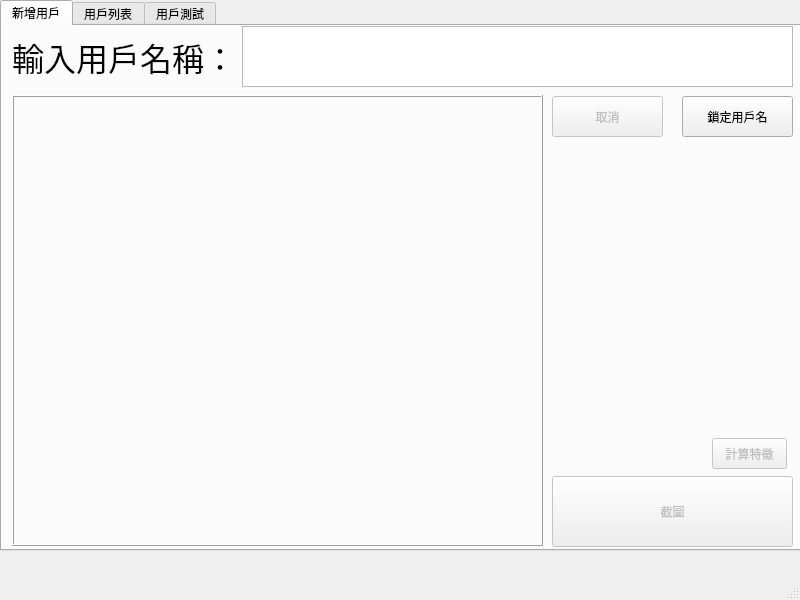
<?xml version="1.0" encoding="UTF-8"?>
<ui version="4.0">
 <class>MainWindow</class>
 <widget class="QMainWindow" name="MainWindow">
  <property name="geometry">
   <rect>
    <x>0</x>
    <y>0</y>
    <width>800</width>
    <height>600</height>
   </rect>
  </property>
  <property name="windowTitle">
   <string>人臉管理系統</string>
  </property>
  <widget class="QWidget" name="centralwidget">
   <widget class="QTabWidget" name="tab_main">
    <property name="geometry">
     <rect>
      <x>0</x>
      <y>0</y>
      <width>801</width>
      <height>551</height>
     </rect>
    </property>
    <property name="mouseTracking">
     <bool>false</bool>
    </property>
    <property name="tabletTracking">
     <bool>false</bool>
    </property>
    <property name="currentIndex">
     <number>0</number>
    </property>
    <widget class="QWidget" name="tab_new_user">
     <attribute name="title">
      <string>新增用戶</string>
     </attribute>
     <widget class="QWidget" name="formLayoutWidget">
      <property name="geometry">
       <rect>
        <x>10</x>
        <y>0</y>
        <width>781</width>
        <height>61</height>
       </rect>
      </property>
      <layout class="QFormLayout" name="formLayout">
       <item row="0" column="0">
        <widget class="QLabel" name="lab_name">
         <property name="font">
          <font>
           <family>Microsoft YaHei UI</family>
           <pointsize>24</pointsize>
          </font>
         </property>
         <property name="text">
          <string>輸入用戶名稱：</string>
         </property>
        </widget>
       </item>
       <item row="0" column="1">
        <widget class="QTextEdit" name="txt_name">
         <property name="font">
          <font>
           <family>Microsoft JhengHei UI</family>
           <pointsize>24</pointsize>
          </font>
         </property>
        </widget>
       </item>
      </layout>
     </widget>
     <widget class="QFrame" name="frame">
      <property name="geometry">
       <rect>
        <x>10</x>
        <y>69</y>
        <width>531</width>
        <height>451</height>
       </rect>
      </property>
      <property name="frameShape">
       <enum>QFrame::StyledPanel</enum>
      </property>
      <property name="frameShadow">
       <enum>QFrame::Raised</enum>
      </property>
      <widget class="QLabel" name="lab_image">
       <property name="geometry">
        <rect>
         <x>0</x>
         <y>0</y>
         <width>531</width>
         <height>451</height>
        </rect>
       </property>
       <property name="frameShape">
        <enum>QFrame::Box</enum>
       </property>
       <property name="frameShadow">
        <enum>QFrame::Raised</enum>
       </property>
       <property name="text">
        <string/>
       </property>
      </widget>
     </widget>
     <widget class="QPushButton" name="btn_lock">
      <property name="geometry">
       <rect>
        <x>680</x>
        <y>70</y>
        <width>111</width>
        <height>41</height>
       </rect>
      </property>
      <property name="mouseTracking">
       <bool>false</bool>
      </property>
      <property name="text">
       <string>鎖定用戶名</string>
      </property>
     </widget>
     <widget class="QPushButton" name="btn_cancel">
      <property name="enabled">
       <bool>false</bool>
      </property>
      <property name="geometry">
       <rect>
        <x>550</x>
        <y>70</y>
        <width>111</width>
        <height>41</height>
       </rect>
      </property>
      <property name="text">
       <string>取消</string>
      </property>
     </widget>
     <widget class="QPushButton" name="btn_capture">
      <property name="enabled">
       <bool>false</bool>
      </property>
      <property name="geometry">
       <rect>
        <x>550</x>
        <y>450</y>
        <width>241</width>
        <height>71</height>
       </rect>
      </property>
      <property name="text">
       <string>截圖</string>
      </property>
     </widget>
     <widget class="QPushButton" name="btn_calc">
      <property name="enabled">
       <bool>false</bool>
      </property>
      <property name="geometry">
       <rect>
        <x>710</x>
        <y>412</y>
        <width>75</width>
        <height>31</height>
       </rect>
      </property>
      <property name="text">
       <string>計算特徵</string>
      </property>
     </widget>
    </widget>
    <widget class="QWidget" name="tab_view_user">
     <attribute name="title">
      <string>用戶列表</string>
     </attribute>
     <widget class="QTreeView" name="tree_view">
      <property name="geometry">
       <rect>
        <x>10</x>
        <y>10</y>
        <width>771</width>
        <height>501</height>
       </rect>
      </property>
      <property name="font">
       <font>
        <pointsize>24</pointsize>
       </font>
      </property>
      <property name="editTriggers">
       <set>QAbstractItemView::DoubleClicked</set>
      </property>
      <property name="selectionMode">
       <enum>QAbstractItemView::SingleSelection</enum>
      </property>
      <property name="selectionBehavior">
       <enum>QAbstractItemView::SelectRows</enum>
      </property>
      <property name="sortingEnabled">
       <bool>false</bool>
      </property>
     </widget>
    </widget>
    <widget class="QWidget" name="tab_user_test">
     <attribute name="title">
      <string>用戶測試</string>
     </attribute>
     <widget class="QLabel" name="lab_test_image">
      <property name="geometry">
       <rect>
        <x>10</x>
        <y>10</y>
        <width>561</width>
        <height>511</height>
       </rect>
      </property>
      <property name="frameShape">
       <enum>QFrame::Box</enum>
      </property>
      <property name="frameShadow">
       <enum>QFrame::Raised</enum>
      </property>
      <property name="text">
       <string/>
      </property>
     </widget>
     <widget class="QPushButton" name="btn_start">
      <property name="geometry">
       <rect>
        <x>590</x>
        <y>452</y>
        <width>191</width>
        <height>61</height>
       </rect>
      </property>
      <property name="text">
       <string>開啟鏡頭</string>
      </property>
     </widget>
     <widget class="QPushButton" name="btn_recognize">
      <property name="enabled">
       <bool>false</bool>
      </property>
      <property name="geometry">
       <rect>
        <x>590</x>
        <y>270</y>
        <width>191</width>
        <height>61</height>
       </rect>
      </property>
      <property name="text">
       <string>人臉識別</string>
      </property>
     </widget>
     <widget class="QPushButton" name="btn_upload">
      <property name="geometry">
       <rect>
        <x>590</x>
        <y>360</y>
        <width>191</width>
        <height>61</height>
       </rect>
      </property>
      <property name="text">
       <string>上傳圖片</string>
      </property>
     </widget>
    </widget>
   </widget>
  </widget>
  <widget class="QMenuBar" name="menubar">
   <property name="geometry">
    <rect>
     <x>0</x>
     <y>0</y>
     <width>800</width>
     <height>21</height>
    </rect>
   </property>
  </widget>
  <widget class="QStatusBar" name="statusbar"/>
 </widget>
 <resources/>
 <connections/>
</ui>
